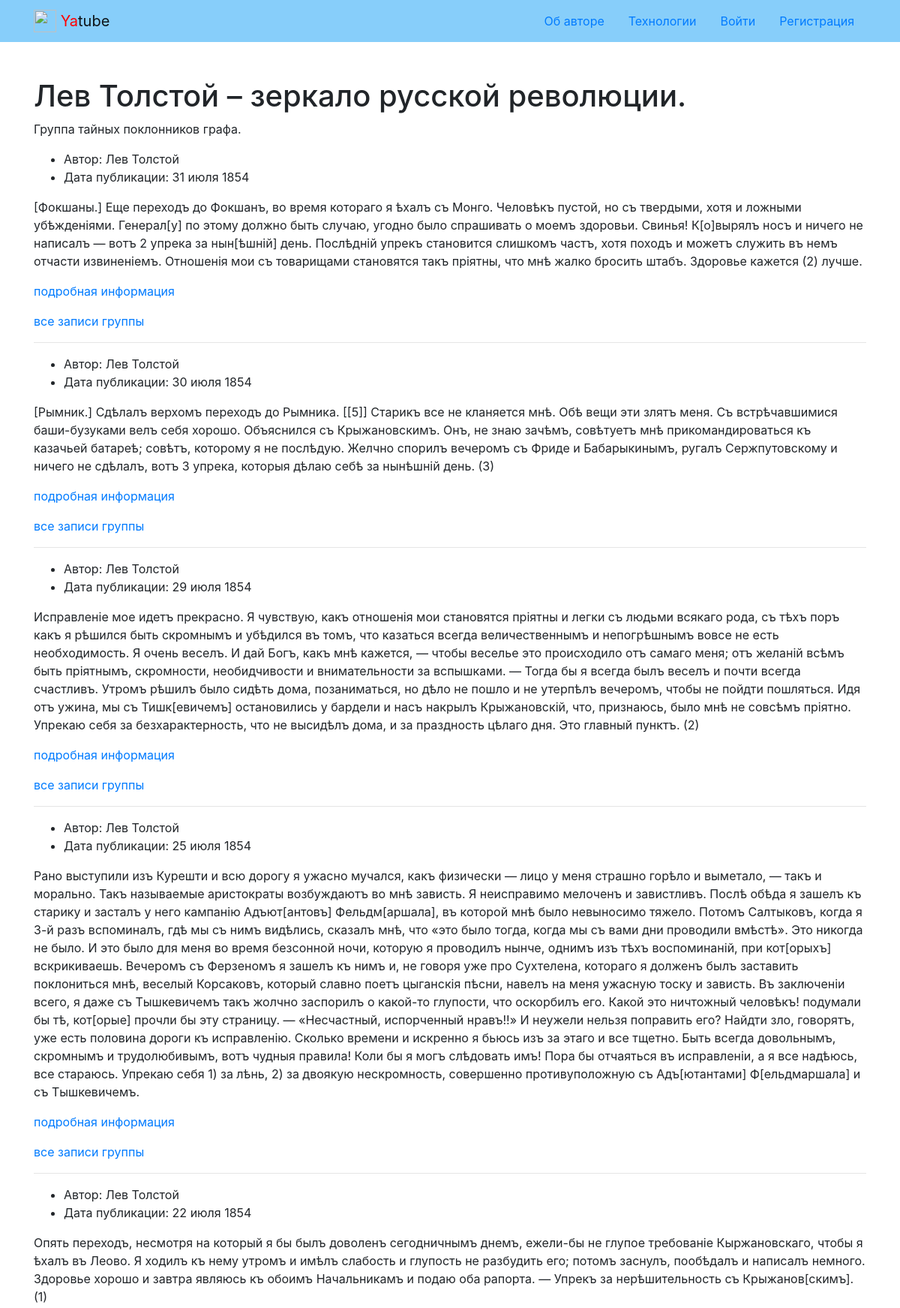
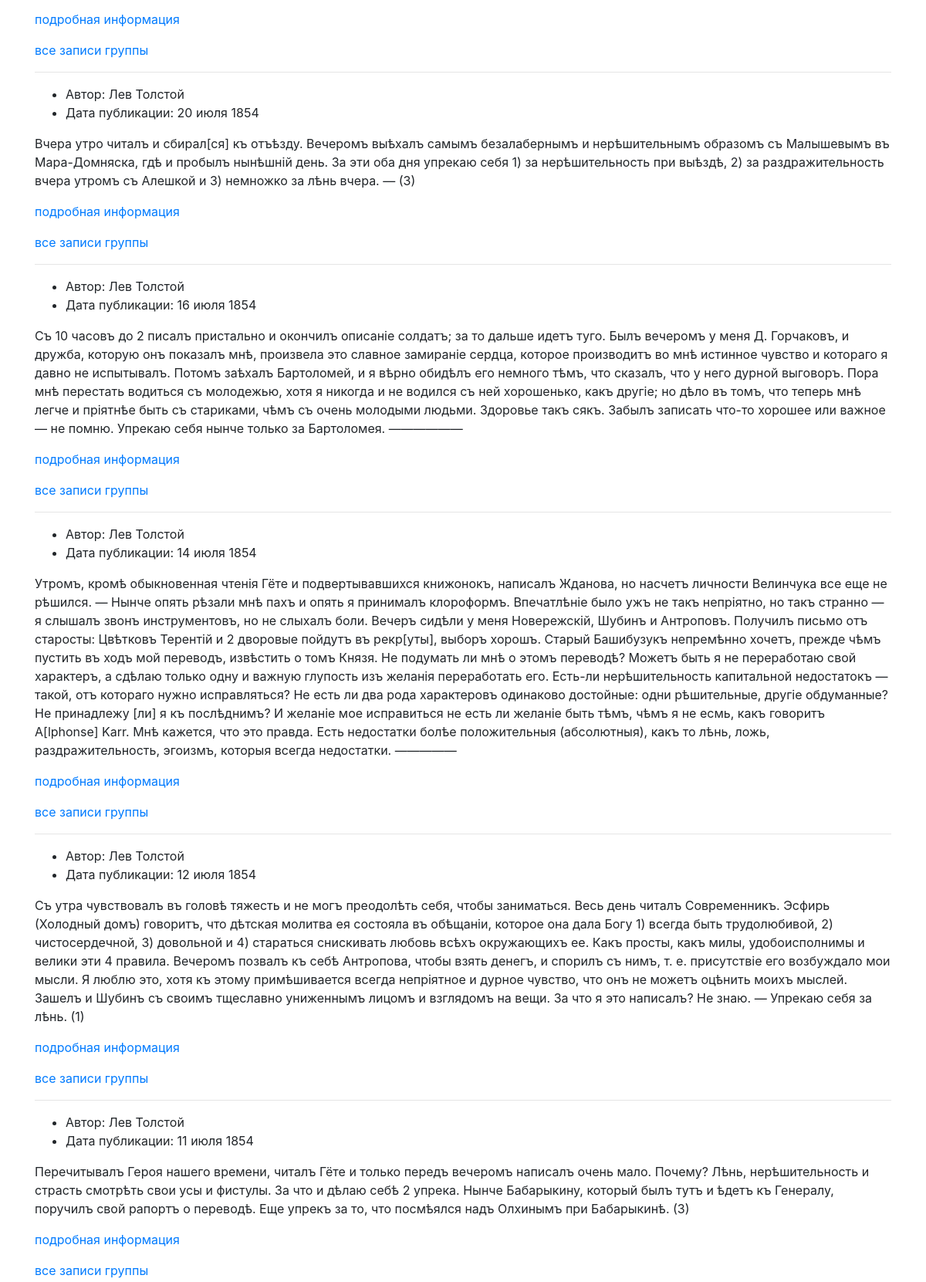
The app's page /group/strangers/ (upper part) with its own data (2 pictures, top to bottom).
### posts/models.py (models this page shows, shortened)
class Group(models.Model):
    title = models.CharField(
        max_length=200,
        verbose_name='Группа',
        help_text='Группа, к которой будет относиться пост'
    )
    slug = models.SlugField(
        max_length=50,
        unique=True,
        verbose_name='Tag группы',
        help_text='Tag группы'
    )
    description = models.TextField(
        verbose_name='Описание группы',
        help_text='Краткое описание группы'
    )

class Post(models.Model):
    text = models.TextField(
        verbose_name='Текст поста',
        help_text='Текст нового поста'
    )
    pub_date = models.DateTimeField(
        auto_now_add=True,
        verbose_name='Дата и время публикации поста',
        help_text='Дата и время публикации поста',
        db_index=True
    )
    author = models.ForeignKey(
        User,
        on_delete=models.CASCADE,
        related_name='posts',
        verbose_name='Автор поста',
        help_text='Автор поста'
    )
    group = models.ForeignKey(
        Group,
        on_delete=models.SET_NULL,
        blank=True,
        null=True,
        related_name='posts',
        verbose_name='Группа',
        help_text='Группа, к которой будет относиться пост'
    )
    image = models.ImageField(
        'Картинка',
        upload_to='posts/',
        blank=True
    )
    class Meta:
        ordering = ('-pub_date',)
        verbose_name = 'Пост'
        verbose_name_plural = 'Посты'

### posts/views.py (the view)
# urls.py: path('group/<slug:slug>/', views.group_posts, name='group_list'),
def group_posts(request, slug):
    template = 'posts/group_list.html'
    group = get_object_or_404(Group, slug=slug)
    post_list = group.posts.all()
    paginator = Paginator(post_list, COUNT_OF_PAGE_POST)
    page_number = request.GET.get('page')
    page_obj = paginator.get_page(page_number)
    context = {
        'group': group,
        'page_obj': page_obj,
    }
    return render(request, template, context)

### core/context_processors/year.py (called while the page is built)
def year(request):
    return {
        'year': datetime.datetime.now().date().year
    }

### templates/posts/group_list.html (shortened to what this page needs)
{% extends 'base.html' %}
{% block content %}
  {% load thumbnail %}
  <h1>{{ group.title }}</h1>
  <p>{{ group.description }}</p>
  {% for post in page_obj %}
    {% include 'posts/includes/post_list.html' %}
    {% if not forloop.last %}<hr>{% endif %}
  {% endfor %}
{% endblock %}

### templates/posts/includes/post_list.html (shortened to what this page needs)
{% load thumbnail %}
<article>
  <ul>
    {% if not author_not_hide %}
      <li>
        {% if user.is_authenticated %}
          Автор: {{ post.author.get_full_name }} <a href="{% url 'posts:profile' post.author.username %}">все посты пользователя</a>
        {% else %}
          Автор: {{ post.author.get_full_name }}
        {% endif %}
      </li>
    {% endif %}
    <li>
      Дата публикации: {{ post.pub_date|date:"d E Y" }}
    </li>
  </ul>
  <p>
    {{ post.text }}
  </p>
  <p>
    <a href="{% url 'posts:post_detail' post.id %}">подробная информация</a>
  </p>
  {% if post.group.slug %}
      <a href="{% url 'posts:group_list' post.group.slug %}">все записи группы</a>
  {% endif %}
</article>

### records on screen
Group: title "Лев Толстой – зеркало русской революции.", description "Группа тайных поклонников графа."
Post: author.get_full_name "Лев Толстой", pub_date "31 июля 1854", text "[Фокшаны.] Еще переходъ до Фокшанъ, во время котораго я ѣхалъ съ Монго. Человѣкъ пустой, но съ твердыми, хотя и ложными убѣжденіями. Генерал[у] по этому должно быть случаю, угодно было спрашивать о моемъ здоровьи. Свинья! К[о]вырялъ носъ и ничего не написалъ — вотъ 2 упрека за нын[ѣшній] день. Послѣдній упрекъ становится слишкомъ частъ, хотя походъ и можетъ служить въ немъ отчасти извиненіемъ. Отношенія мои съ товарищами становятся такъ пріятны, что мнѣ жалко бросить штабъ. Здоровье кажется (2) лучше.", shows "все записи группы"
Post: author.get_full_name "Лев Толстой", pub_date "30 июля 1854", text "[Рымник.] Сдѣлалъ верхомъ переходъ до Рымника. [[5]] Старикъ все не кланяется мнѣ. Обѣ вещи эти злятъ меня. Съ встрѣчавшимися баши-бузуками велъ себя хорошо. Объяснился съ Крыжановскимъ. Онъ, не знаю зачѣмъ, совѣтуетъ мнѣ прикомандироваться къ казачьей батареѣ; совѣтъ, которому я не послѣдую. Желчно спорилъ вечеромъ съ Фриде и Бабарыкинымъ, ругалъ Сержпутовскому и ничего не сдѣлалъ, вотъ 3 упрека, которыя дѣлаю себѣ за нынѣшній день. (3)", shows "все записи группы"
Post: author.get_full_name "Лев Толстой", pub_date "29 июля 1854", text "Исправленіе мое идетъ прекрасно. Я чувствую, какъ отношенія мои становятся пріятны и легки съ людьми всякаго рода, съ тѣхъ поръ какъ я рѣшился быть скромнымъ и убѣдился въ томъ, что казаться всегда величественнымъ и непогрѣшнымъ вовсе не есть необходимость. Я очень веселъ. И дай Богъ, какъ мнѣ кажется, — чтобы веселье это происходило отъ самаго меня; отъ желаній всѣмъ быть пріятнымъ, скромности, необидчивости и внимательности за вспышками. — Тогда бы я всегда былъ веселъ и почти всегда счастливъ. Утромъ рѣшилъ было сидѣть дома, позаниматься, но дѣло не пошло и не утерпѣлъ вечеромъ, чтобы не пойдти пошляться. Идя отъ ужина, мы съ Тишк[евичемъ] остановились у бардели и насъ накрылъ…", shows "все записи группы"
Post: author.get_full_name "Лев Толстой", pub_date "25 июля 1854", text "Рано выступили изъ Курешти и всю дорогу я ужасно мучался, какъ физически — лицо у меня страшно горѣло и выметало, — такъ и морально. Такъ называемые аристократы возбуждаютъ во мнѣ зависть. Я неисправимо мелоченъ и завистливъ. Послѣ обѣда я зашелъ къ старику и засталъ у него кампанію Адъют[антовъ] Фельдм[аршала], въ которой мнѣ было невыносимо тяжело. Потомъ Салтыковъ, когда я 3-й разъ вспоминалъ, гдѣ мы съ нимъ видѣлись, сказалъ мнѣ, что «это было тогда, когда мы съ вами дни проводили вмѣстѣ». Это никогда не было. И это было для меня во время безсонной ночи, которую я проводилъ нынче, однимъ изъ тѣхъ воспоминаній, при кот[орыхъ] вскрикиваешь. Вечеромъ съ Ферзеномъ я зашелъ къ нимъ и, не…", shows "все записи группы"
Post: author.get_full_name "Лев Толстой", pub_date "22 июля 1854", text "Опять переходъ, несмотря на который я бы былъ доволенъ сегодничнымъ днемъ, ежели-бы не глупое требованіе Кыржановскаго, чтобы я ѣхалъ въ Леово. Я ходилъ къ нему утромъ и имѣлъ слабость и глупость не разбудить его; потомъ заснулъ, пообѣдалъ и написалъ немного. Здоровье хорошо и завтра являюсь къ обоимъ Начальникамъ и подаю оба рапорта. — Упрекъ за нерѣшительность съ Крыжанов[скимъ]. (1)", shows "все записи группы"
Post: author.get_full_name "Лев Толстой", pub_date "20 июля 1854", text "Вчера утро читалъ и сбирал[ся] къ отъѣзду. Вечеромъ выѣхалъ самымъ безалабернымъ и нерѣшительнымъ образомъ съ Малышевымъ въ Мара-Домняска, гдѣ и пробылъ нынѣшній день. За эти оба дня упрекаю себя 1) за нерѣшительность при выѣздѣ, 2) за раздражительность вчера утромъ съ Алешкой и 3) немножко за лѣнь вчера. — (3)", shows "все записи группы"
Post: author.get_full_name "Лев Толстой", pub_date "16 июля 1854", text "Съ 10 часовъ до 2 писалъ пристально и окончилъ описаніе солдатъ; за то дальше идетъ туго. Былъ вечеромъ у меня Д. Горчаковъ, и дружба, которую онъ показалъ мнѣ, произвела это славное замираніе сердца, которое производитъ во мнѣ истинное чувство и котораго я давно не испытывалъ. Потомъ заѣхалъ Бартоломей, и я вѣрно обидѣлъ его немного тѣмъ, что сказалъ, что у него дурной выговоръ. Пора мнѣ перестать водиться съ молодежью, хотя я никогда и не водился съ ней хорошенько, какъ другіе; но дѣло въ томъ, что теперь мнѣ легче и пріятнѣе быть съ стариками, чѣмъ съ очень молодыми людьми. Здоровье такъ сякъ. Забылъ записать что-то хорошее или важное — не помню. Упрекаю себя нынче только за Бартоломея.…", shows "все записи группы"
Post: author.get_full_name "Лев Толстой", pub_date "14 июля 1854", text "Утромъ, кромѣ обыкновенная чтенія Гёте и подвертывавшихся книжонокъ, написалъ Жданова, но насчетъ личности Велинчука все еще не рѣшился. — Нынче опять рѣзали мнѣ пахъ и опять я принималъ клороформъ. Впечатлѣніе было ужъ не такъ непріятно, но такъ странно — я слышалъ звонъ инструментовъ, но не слыхалъ боли. Вечеръ сидѣли у меня Новережскій, Шубинъ и Антроповъ. Получилъ письмо отъ старосты: Цвѣтковъ Терентій и 2 дворовые пойдутъ въ рекр[уты], выборъ хорошъ. Старый Башибузукъ непремѣнно хочетъ, прежде чѣмъ пустить въ ходъ мой переводъ, извѣстить о томъ Князя. Не подумать ли мнѣ о этомъ переводѣ? Можетъ быть я не переработаю свой характеръ, a сдѣлаю только одну и важную глупость изъ желанія…", shows "все записи группы"
Post: author.get_full_name "Лев Толстой", pub_date "12 июля 1854", text "Съ утра чувствовалъ въ головѣ тяжесть и не могъ преодолѣть себя, чтобы заниматься. Весь день читалъ Современникъ. Эсфирь (Холодный домъ) говоритъ, что дѣтская молитва ея состояла въ обѣщаніи, которое она дала Богу 1) всегда быть трудолюбивой, 2) чистосердечной, 3) довольной и 4) стараться снискивать любовь всѣхъ окружающихъ ее. Какъ просты, какъ милы, удобоисполнимы и велики эти 4 правила. Вечеромъ позвалъ къ себѣ Антропова, чтобы взять денегъ, и спорилъ съ нимъ, т. е. присутствіе его возбуждало мои мысли. Я люблю это, хотя къ этому примѣшивается всегда непріятное и дурное чувство, что онъ не можетъ оцѣнить моихъ мыслей. Зашелъ и Шубинъ съ своимъ тщеславно униженнымъ лицомъ и взглядомъ на…", shows "все записи группы"
Post: author.get_full_name "Лев Толстой", pub_date "11 июля 1854", text "Перечитывалъ Героя нашего времени, читалъ Гёте и только передъ вечеромъ написалъ очень мало. Почему? Лѣнь, нерѣшительность и страсть смотрѣть свои усы и фистулы. За что и дѣлаю себѣ 2 упрека. Нынче Бабарыкину, который былъ тутъ и ѣдетъ къ Генералу, поручилъ свой рапортъ о переводѣ. Еще упрекъ за то, что посмѣялся надъ Олхинымъ при Бабарыкинѣ. (3)", shows "все записи группы"
